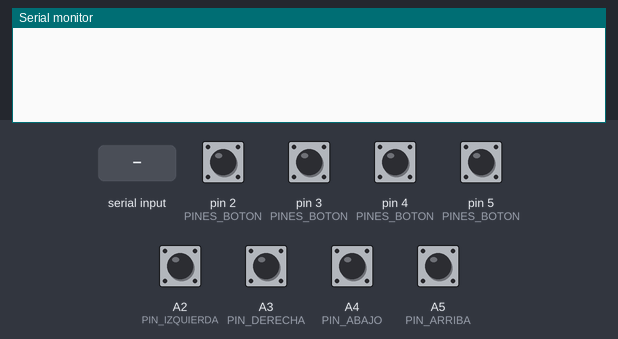
A sketch run on a simulated Arduino Leonardo, built with avr-gcc and run on an emulated ATmega32U4. Shown: the last lines printed to the serial monitor. The test bench sets the inputs (shaded band); at power-on: A2 (PIN_IZQUIERDA), A3 (PIN_DERECHA), A4 (PIN_ABAJO), A5 (PIN_ARRIBA), pin 2 (PINES_BOTON), pin 3 (PINES_BOTON), pin 4 (PINES_BOTON), pin 5 (PINES_BOTON) HIGH. EEPROM starts erased; USB keyboard and mouse output is not drawn.

Above: at 1.2 s.
1.3 s: "VER 1\n" received over Serial
At 2.5 s:
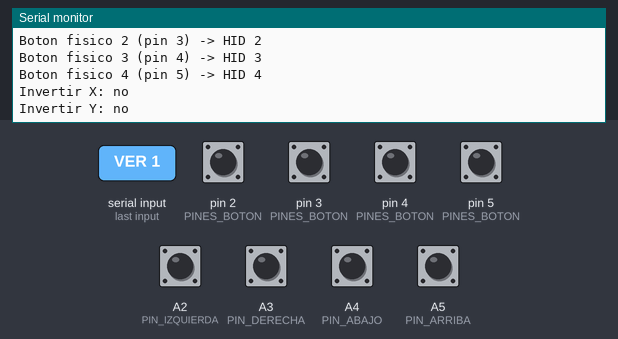
2.8 s: "MAP 1\n" received over Serial
At 3.8 s:
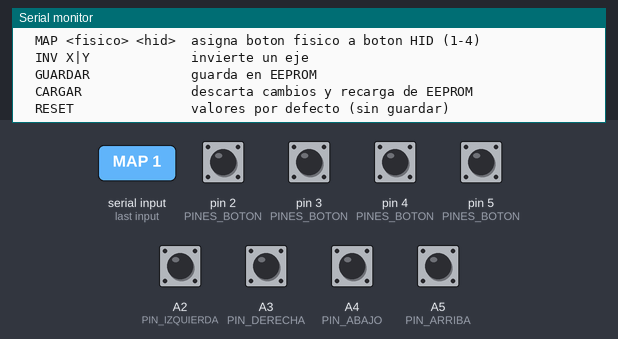
4.3 s: "GUARDAR\n" received over Serial
At 5.5 s:
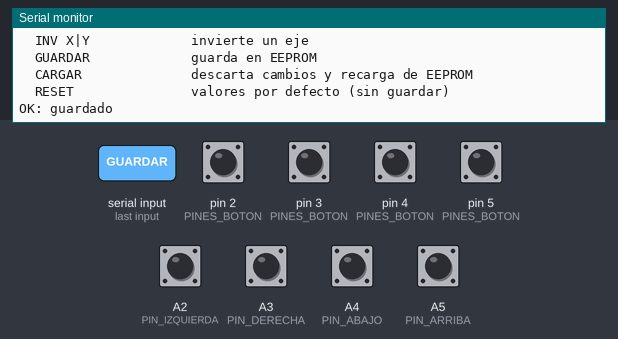
5.8 s: "CARGAR\n" received over Serial
At 7.0 s:
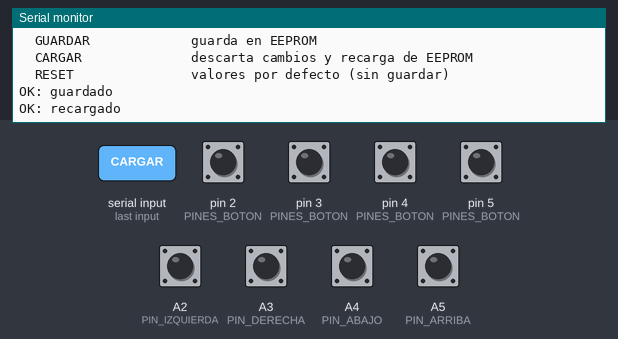
7.3 s: "RESET\n" received over Serial
At 8.2 s:
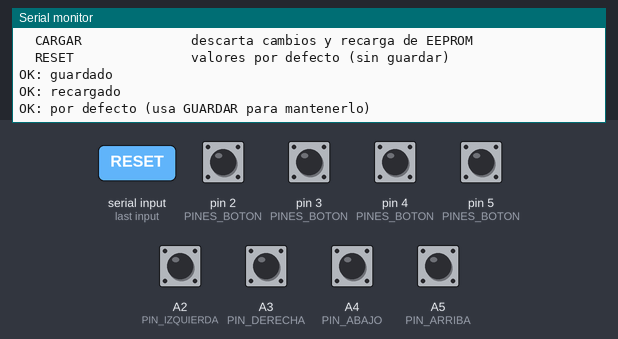

The sketch:

mando_joystick.ino
```cpp
// Arcade stick para Keyestudio Leonardo (KS0248, ATmega32U4).
// Se conecta por USB como joystick HID estandar y el mapeo se cambia por el puerto serie.
//
// Conexiones (esquema en ../esquema-conexiones.svg):
//   Botones 1-4: cable rojo -> pines 2..5, cable negro -> GND comun (fila - de la protoboard)
//   Palanca de arcade (Sanwa, Zippy...: 4 microinterruptores):
//     izquierda -> A2, derecha -> A3, abajo -> A4, arriba -> A5, comun (cable blanco) -> GND
//
// Necesita la libreria Joystick de MHeironimus:
// https://github.com/MHeironimus/ArduinoJoystickLibrary

#include <Arduino.h>
#include <EEPROM.h>
#include <Joystick.h>

// Con INPUT_PULLUP, si no hay palanca los pines leen HIGH (sin pulsar) y los ejes se quedan en el centro
// Pines según el cableado real de la palanca (prueba del 27/10/2026 con probar-stick.py): en este conector
// los colores no siguen el orden arriba/abajo/izquierda/derecha, así que se ajusta aquí en vez de recablear.
const int PIN_ARRIBA = A5;
const int PIN_ABAJO = A4;
const int PIN_IZQUIERDA = A2;
const int PIN_DERECHA = A3;

// Botones 1-4 en el orden del esquema: rojo, azul, rojo, azul.
// No usar los pines 0 y 1 (RX/TX).
const int PINES_BOTON[] = {2, 3, 4, 5};
const uint8_t NUM_BOTONES = sizeof(PINES_BOTON) / sizeof(PINES_BOTON[0]);

const uint16_t MAGIA = 0xA5C1;
const uint8_t VERSION_CONFIG = 4;  // 3: 8 botones y tipo de palanca; 4: 4 botones y solo palanca digital
const int DIR_EEPROM = 0;

// Lo que se guarda en EEPROM. Si cambia la estructura, subir VERSION_CONFIG.
struct Config {
  uint16_t magia;
  uint8_t version;
  uint8_t mapa[NUM_BOTONES];  // boton fisico -> boton HID (0..NUM_BOTONES-1)
  uint8_t invertirX;
  uint8_t invertirY;
  uint8_t checksum;
};

Config cfg;

// 4 botones, sin crucetas, solo ejes X e Y
Joystick_ Joystick(JOYSTICK_DEFAULT_REPORT_ID, JOYSTICK_TYPE_JOYSTICK, NUM_BOTONES, 0,
                   true, true, false, false, false, false, false, false, false, false, false);

char linea[32];
uint8_t largo = 0;

uint8_t calcularChecksum(const Config &c) {
  const uint8_t *p = (const uint8_t *)&c;
  uint8_t suma = 0;
  for (size_t i = 0; i < sizeof(Config) - 1; i++) suma += p[i];
  return suma;
}

void configPorDefecto() {
  cfg.magia = MAGIA;
  cfg.version = VERSION_CONFIG;
  for (uint8_t i = 0; i < NUM_BOTONES; i++) cfg.mapa[i] = i;
  cfg.invertirX = 0;
  cfg.invertirY = 0;
}

bool cargarConfig() {
  Config leida;
  EEPROM.get(DIR_EEPROM, leida);
  if (leida.magia != MAGIA || leida.version != VERSION_CONFIG ||
      leida.checksum != calcularChecksum(leida)) {
    return false;
  }
  for (uint8_t i = 0; i < NUM_BOTONES; i++) {
    if (leida.mapa[i] >= NUM_BOTONES) return false;
  }
  cfg = leida;
  return true;
}

void guardarConfig() {
  cfg.checksum = calcularChecksum(cfg);
  EEPROM.put(DIR_EEPROM, cfg);  // put solo escribe los bytes que cambian
}

void mostrarConfig() {
  Serial.println(F("--- Configuracion (numeracion desde 1) ---"));
  for (uint8_t i = 0; i < NUM_BOTONES; i++) {
    Serial.print(F("Boton fisico "));
    Serial.print(i + 1);
    Serial.print(F(" (pin "));
    Serial.print(PINES_BOTON[i]);
    Serial.print(F(") -> HID "));
    Serial.println(cfg.mapa[i] + 1);
  }
  Serial.print(F("Invertir X: "));
  Serial.println(cfg.invertirX ? F("si") : F("no"));
  Serial.print(F("Invertir Y: "));
  Serial.println(cfg.invertirY ? F("si") : F("no"));
}

void mostrarAyuda() {
  Serial.println(F("Comandos:"));
  Serial.println(F("  VER                 muestra la configuracion"));
  Serial.println(F("  MAP <fisico> <hid>  asigna boton fisico a boton HID (1-4)"));
  Serial.println(F("  INV X|Y             invierte un eje"));
  Serial.println(F("  GUARDAR             guarda en EEPROM"));
  Serial.println(F("  CARGAR              descarta cambios y recarga de EEPROM"));
  Serial.println(F("  RESET               valores por defecto (sin guardar)"));
}

void procesarComando(char *cmd) {
  for (char *c = cmd; *c; c++) *c = toupper(*c);
  char *orden = strtok(cmd, " ");
  char *arg1 = strtok(NULL, " ");
  char *arg2 = strtok(NULL, " ");
  if (!orden) return;

  if (!strcmp(orden, "VER")) {
    mostrarConfig();
  } else if (!strcmp(orden, "MAP") && arg1 && arg2) {
    int fisico = atoi(arg1);
    int hid = atoi(arg2);
    if (fisico < 1 || fisico > NUM_BOTONES || hid < 1 || hid > NUM_BOTONES) {
      Serial.println(F("ERROR: fuera de rango"));
      return;
    }
    cfg.mapa[fisico - 1] = hid - 1;
    Serial.println(F("OK"));
  } else if (!strcmp(orden, "INV") && arg1 && (!strcmp(arg1, "X") || !strcmp(arg1, "Y"))) {
    uint8_t &eje = (arg1[0] == 'X') ? cfg.invertirX : cfg.invertirY;
    eje = !eje;
    Serial.println(eje ? F("OK: invertido") : F("OK: normal"));
  } else if (!strcmp(orden, "GUARDAR")) {
    guardarConfig();
    Serial.println(F("OK: guardado"));
  } else if (!strcmp(orden, "CARGAR")) {
    if (!cargarConfig()) configPorDefecto();
    Serial.println(F("OK: recargado"));
  } else if (!strcmp(orden, "RESET")) {
    configPorDefecto();
    Serial.println(F("OK: por defecto (usa GUARDAR para mantenerlo)"));
  } else {
    mostrarAyuda();
  }
}

void leerSerie() {
  while (Serial.available()) {
    char c = Serial.read();
    if (c == '\n' || c == '\r') {
      if (largo > 0) {
        linea[largo] = '\0';
        procesarComando(linea);
        largo = 0;
      }
    } else if (largo < sizeof(linea) - 1) {
      linea[largo++] = c;
    }
  }
}

// Antirrebote. Al pulsar o soltar, el contacto metalico vibra unos milisegundos y el pin
// lee LOW y HIGH alternados; sin filtrar, una pulsacion podria contar como varias.
// Cada entrada (4 botones y 4 direcciones) solo cambia de estado cuando la lectura cruda
// lleva ANTIRREBOTE_MS seguidos sin cambiar. No hay delay(): el bucle lee continuamente.
const uint8_t ANTIRREBOTE_MS = 5;
const uint8_t NUM_ENTRADAS = NUM_BOTONES + 4;
enum { E_ARRIBA = NUM_BOTONES, E_ABAJO, E_IZQUIERDA, E_DERECHA };
int pinesEntrada[NUM_ENTRADAS];
bool estable[NUM_ENTRADAS];         // estado ya filtrado (true = pulsado)
bool crudoAnterior[NUM_ENTRADAS];   // ultima lectura sin filtrar
unsigned long desde[NUM_ENTRADAS];  // millis() del ultimo cambio de la lectura cruda

void iniciarEntradas() {
  for (uint8_t i = 0; i < NUM_BOTONES; i++) pinesEntrada[i] = PINES_BOTON[i];
  pinesEntrada[E_ARRIBA] = PIN_ARRIBA;
  pinesEntrada[E_ABAJO] = PIN_ABAJO;
  pinesEntrada[E_IZQUIERDA] = PIN_IZQUIERDA;
  pinesEntrada[E_DERECHA] = PIN_DERECHA;
  unsigned long ahora = millis();
  for (uint8_t i = 0; i < NUM_ENTRADAS; i++) {
    pinMode(pinesEntrada[i], INPUT_PULLUP);
    crudoAnterior[i] = estable[i] = false;
    desde[i] = ahora;
  }
}

// Devuelve true si alguna entrada filtrada ha cambiado en esta vuelta.
bool actualizarEntradas() {
  bool hayCambio = false;
  unsigned long ahora = millis();
  for (uint8_t i = 0; i < NUM_ENTRADAS; i++) {
    bool crudo = digitalRead(pinesEntrada[i]) == LOW;  // microinterruptor: pulsado = LOW
    if (crudo != crudoAnterior[i]) {
      crudoAnterior[i] = crudo;  // sigue rebotando: se vuelve a contar desde ahora
      desde[i] = ahora;
    } else if (crudo != estable[i] && ahora - desde[i] >= ANTIRREBOTE_MS) {
      estable[i] = crudo;
      hayCambio = true;
    }
  }
  return hayCambio;
}

// Si se pulsan los dos sentidos a la vez (no deberia pasar), centro.
// En HID, X = 0 es izquierda e Y = 0 es arriba.
int leerEje(uint8_t entradaMenos, uint8_t entradaMas, bool invertir) {
  bool menos = estable[entradaMenos];
  bool mas = estable[entradaMas];
  if (invertir) {
    bool t = menos;
    menos = mas;
    mas = t;
  }
  if (menos && !mas) return 0;
  if (mas && !menos) return 1023;
  return 512;
}

// Calcula el estado HID completo y lo envia. Se recalculan todos los botones HID
// para que ninguno se quede pulsado al remapear.
void enviarEstado() {
  Joystick.setXAxis(leerEje(E_IZQUIERDA, E_DERECHA, cfg.invertirX));
  Joystick.setYAxis(leerEje(E_ARRIBA, E_ABAJO, cfg.invertirY));
  bool pulsado[NUM_BOTONES] = {false};
  for (uint8_t i = 0; i < NUM_BOTONES; i++) {
    if (estable[i]) pulsado[cfg.mapa[i]] = true;
  }
  for (uint8_t b = 0; b < NUM_BOTONES; b++) Joystick.setButton(b, pulsado[b]);
  Joystick.sendState();
}

void setup() {
  iniciarEntradas();
  if (!cargarConfig()) configPorDefecto();

  Serial.begin(9600);
  Joystick.setXAxisRange(0, 1023);
  Joystick.setYAxisRange(0, 1023);
  Joystick.begin(false);  // el estado se envia a mano una vez por vuelta
}

void loop() {
  leerSerie();

  // Solo se envia por USB cuando cambia algo (o cada 100 ms, por si el PC se perdio un informe).
  // Asi no hace falta el delay(10) de antes, que retrasaba cada pulsacion hasta 10 ms.
  static unsigned long ultimoEnvio = 0;
  static uint8_t mapaAnterior[NUM_BOTONES];
  static uint8_t invXAnterior = 255, invYAnterior = 255;
  bool cambio = actualizarEntradas();
  if (memcmp(mapaAnterior, cfg.mapa, NUM_BOTONES) != 0 ||
      invXAnterior != cfg.invertirX || invYAnterior != cfg.invertirY) {
    memcpy(mapaAnterior, cfg.mapa, NUM_BOTONES);  // MAP, INV, CARGAR o RESET por el puerto serie
    invXAnterior = cfg.invertirX;
    invYAnterior = cfg.invertirY;
    cambio = true;
  }
  if (cambio || millis() - ultimoEnvio >= 100) {
    enviarEstado();
    ultimoEnvio = millis();
  }
}
```

Measured:
- after the input at 1.3 s, the serial monitor: prints a new line at once (image 1)
- after the input at 2.8 s, the serial monitor: prints a new line at once (image 2)
- after the input at 4.3 s, the serial monitor: prints a new line at once (image 3)
- after the input at 5.8 s, the serial monitor: prints a new line at once (image 4)
- after the input at 7.3 s, the serial monitor: prints a new line at once (image 5)
